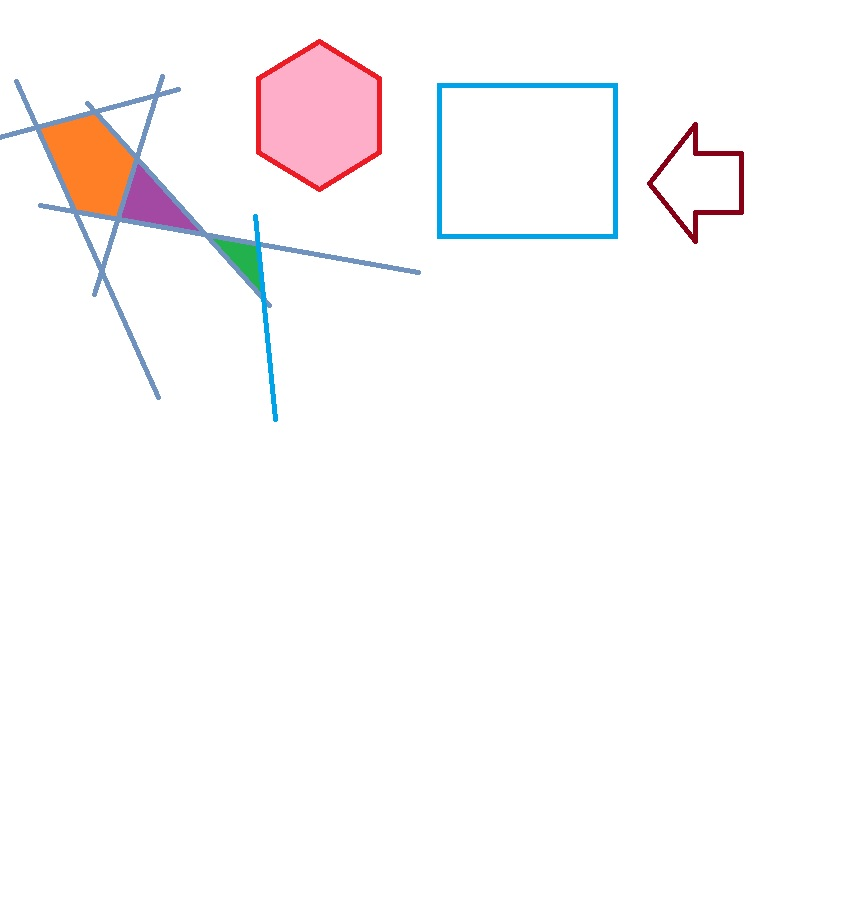
#> input picture corn.jpg, 856 x 914 px
$ python Corners.py
#> lines starting #> are read from the running program, lines starting #| are printed output that depends on the picture; after the words box and inside, x2 and y2 are one past the last pixel; in counts of white or black regions, pixels touching at a corner belong together
import numpy as np
import cv2

# Lot of aliasing in the jaggedy lines
img = cv2.imread("corn.jpg")
#> img is the input picture: shape (914, 856, 3); mean B, G, R 250, 249.4, 251.4
gray = cv2.cvtColor(img, cv2.COLOR_BGR2GRAY)
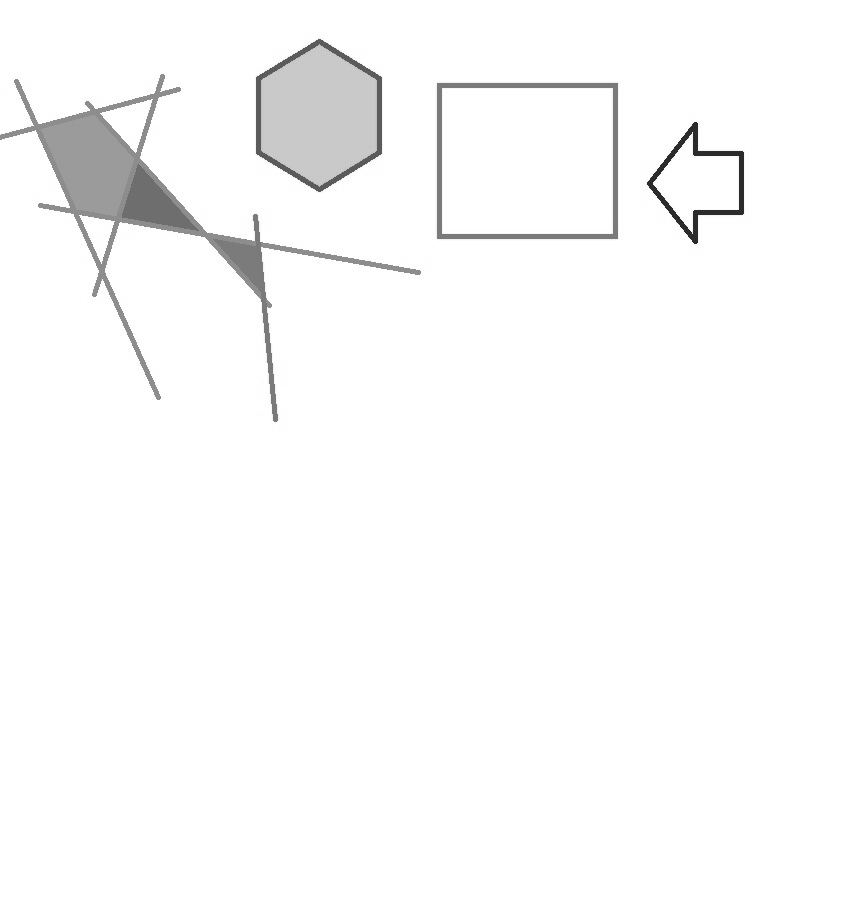
#> gray: shape (914, 856); min 35, max 255, mean 250.1
gray  = np.float32(gray)

# The parameters here are the image, max corners to detect, quality, and minimum distance between corners.
corners = cv2.goodFeaturesToTrack(gray, 40, 0.01, 10)
#> corners = 40 rows, first 8: [738, 209], [698, 150], [738, 156], [698, 215], [696, 242], [696, 123], [691, 230], [692, 133]
corners = np.int0(corners)

for corner in corners:
    x,y = corner.ravel()
    cv2.circle(img, (x,y), 3, 255, -1)
#> this loop made 40 passes
#> (x, y) on passes 1 to 12: (738, 209), (698, 150), (738, 156), (698, 215), (696, 242), (696, 123), (691, 230), (692, 133), (135, 151), (262, 248), (617, 83), (617, 238)
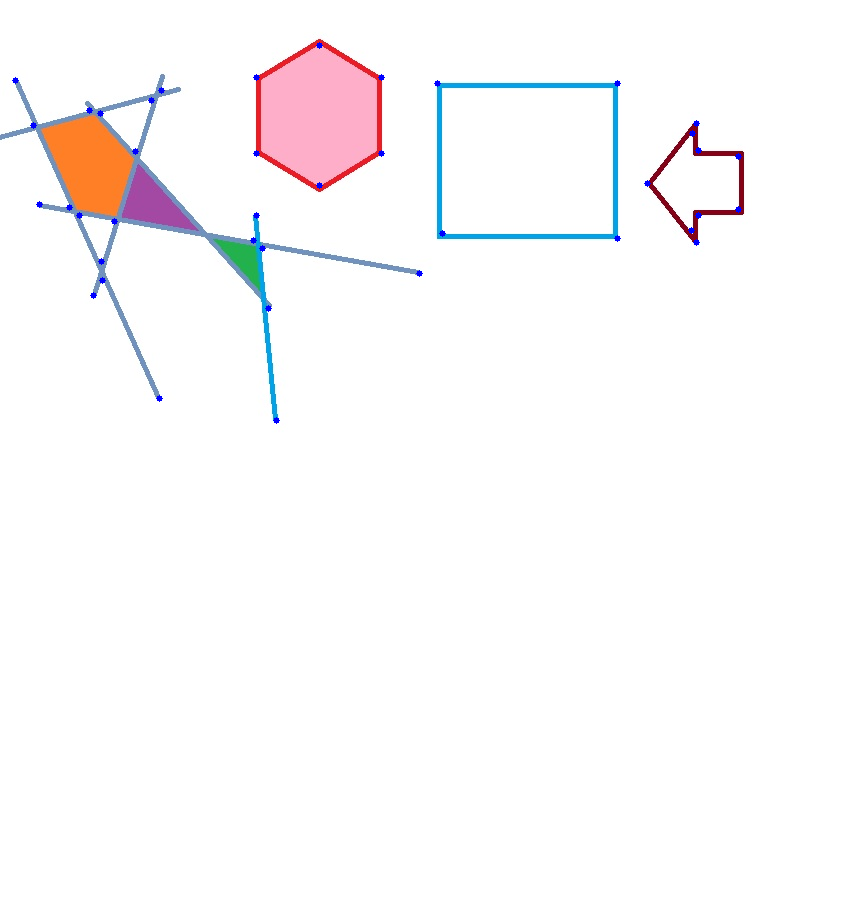
#> img: shape (914, 856, 3); 0.15% of pixels changed, all inside (x1, y1, x2, y2) = (12, 42, 742, 424)

cv2.imshow("Corners", img)
cv2.waitKey(0)
cv2.destroyAllWindows()
